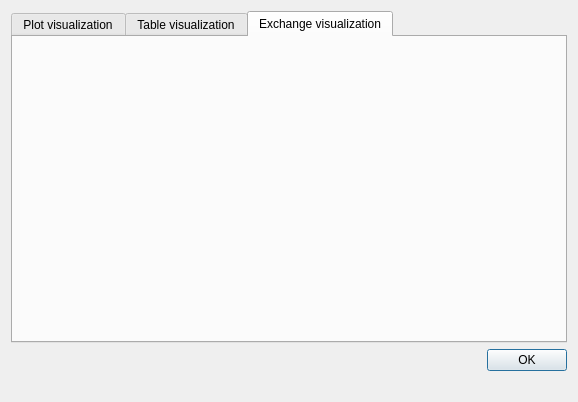
<?xml version="1.0" encoding="UTF-8"?>
<ui version="4.0">
 <class>HelpDialog</class>
 <widget class="QDialog" name="HelpDialog">
  <property name="geometry">
   <rect>
    <x>0</x>
    <y>0</y>
    <width>578</width>
    <height>402</height>
   </rect>
  </property>
  <property name="minimumSize">
   <size>
    <width>578</width>
    <height>402</height>
   </size>
  </property>
  <property name="maximumSize">
   <size>
    <width>578</width>
    <height>402</height>
   </size>
  </property>
  <property name="windowTitle">
   <string>Dialog</string>
  </property>
  <layout class="QVBoxLayout" name="verticalLayout">
   <item>
    <widget class="QTabWidget" name="tabWidget">
     <property name="currentIndex">
      <number>2</number>
     </property>
     <widget class="QWidget" name="plotTab">
      <attribute name="title">
       <string>Plot visualization</string>
      </attribute>
      <layout class="QVBoxLayout" name="verticalLayout_2">
       <item>
        <layout class="QHBoxLayout" name="solvePlotLayout"/>
       </item>
       <item>
        <layout class="QHBoxLayout" name="sendPlotLayout"/>
       </item>
       <item>
        <layout class="QHBoxLayout" name="recvPlotLayout"/>
       </item>
       <item>
        <spacer name="verticalSpacer_2">
         <property name="orientation">
          <enum>Qt::Vertical</enum>
         </property>
         <property name="sizeType">
          <enum>QSizePolicy::Expanding</enum>
         </property>
         <property name="sizeHint" stdset="0">
          <size>
           <width>20</width>
           <height>40</height>
          </size>
         </property>
        </spacer>
       </item>
      </layout>
     </widget>
     <widget class="QWidget" name="tableTab">
      <attribute name="title">
       <string>Table visualization</string>
      </attribute>
      <layout class="QVBoxLayout" name="verticalLayout_3">
       <item>
        <layout class="QHBoxLayout" name="solveTableLayout"/>
       </item>
       <item>
        <layout class="QHBoxLayout" name="sendTableLayout"/>
       </item>
       <item>
        <layout class="QHBoxLayout" name="recvTableLayout"/>
       </item>
       <item>
        <layout class="QHBoxLayout" name="noneTableLayout"/>
       </item>
       <item>
        <spacer name="verticalSpacer_3">
         <property name="orientation">
          <enum>Qt::Vertical</enum>
         </property>
         <property name="sizeHint" stdset="0">
          <size>
           <width>20</width>
           <height>40</height>
          </size>
         </property>
        </spacer>
       </item>
      </layout>
     </widget>
     <widget class="QWidget" name="exchangeTab">
      <attribute name="title">
       <string>Exchange visualization</string>
      </attribute>
      <layout class="QVBoxLayout" name="verticalLayout_4">
       <item>
        <layout class="QHBoxLayout" name="mainExchangeLayout"/>
       </item>
       <item>
        <layout class="QHBoxLayout" name="solveExchangeLayout"/>
       </item>
       <item>
        <layout class="QHBoxLayout" name="sendExchangeLayout"/>
       </item>
       <item>
        <layout class="QHBoxLayout" name="recvExchangeLayout"/>
       </item>
       <item>
        <layout class="QHBoxLayout" name="noneExchangeLayout"/>
       </item>
       <item>
        <layout class="QHBoxLayout" name="solveExchangeLayout_2"/>
       </item>
       <item>
        <layout class="QHBoxLayout" name="sendExchangeLayout_2"/>
       </item>
       <item>
        <layout class="QHBoxLayout" name="recvExchangeLayout_2"/>
       </item>
       <item>
        <spacer name="verticalSpacer_4">
         <property name="orientation">
          <enum>Qt::Vertical</enum>
         </property>
         <property name="sizeHint" stdset="0">
          <size>
           <width>20</width>
           <height>218</height>
          </size>
         </property>
        </spacer>
       </item>
      </layout>
     </widget>
    </widget>
   </item>
   <item>
    <widget class="QDialogButtonBox" name="buttonBox">
     <property name="locale">
      <locale language="Russian" country="Russia"/>
     </property>
     <property name="orientation">
      <enum>Qt::Horizontal</enum>
     </property>
     <property name="standardButtons">
      <set>QDialogButtonBox::Ok</set>
     </property>
    </widget>
   </item>
   <item>
    <spacer name="verticalSpacer">
     <property name="orientation">
      <enum>Qt::Vertical</enum>
     </property>
     <property name="sizeType">
      <enum>QSizePolicy::Minimum</enum>
     </property>
     <property name="sizeHint" stdset="0">
      <size>
       <width>20</width>
       <height>20</height>
      </size>
     </property>
    </spacer>
   </item>
  </layout>
 </widget>
 <resources/>
 <connections>
  <connection>
   <sender>buttonBox</sender>
   <signal>accepted()</signal>
   <receiver>HelpDialog</receiver>
   <slot>accept()</slot>
   <hints>
    <hint type="sourcelabel">
     <x>248</x>
     <y>254</y>
    </hint>
    <hint type="destinationlabel">
     <x>157</x>
     <y>274</y>
    </hint>
   </hints>
  </connection>
  <connection>
   <sender>buttonBox</sender>
   <signal>rejected()</signal>
   <receiver>HelpDialog</receiver>
   <slot>reject()</slot>
   <hints>
    <hint type="sourcelabel">
     <x>316</x>
     <y>260</y>
    </hint>
    <hint type="destinationlabel">
     <x>286</x>
     <y>274</y>
    </hint>
   </hints>
  </connection>
 </connections>
</ui>
